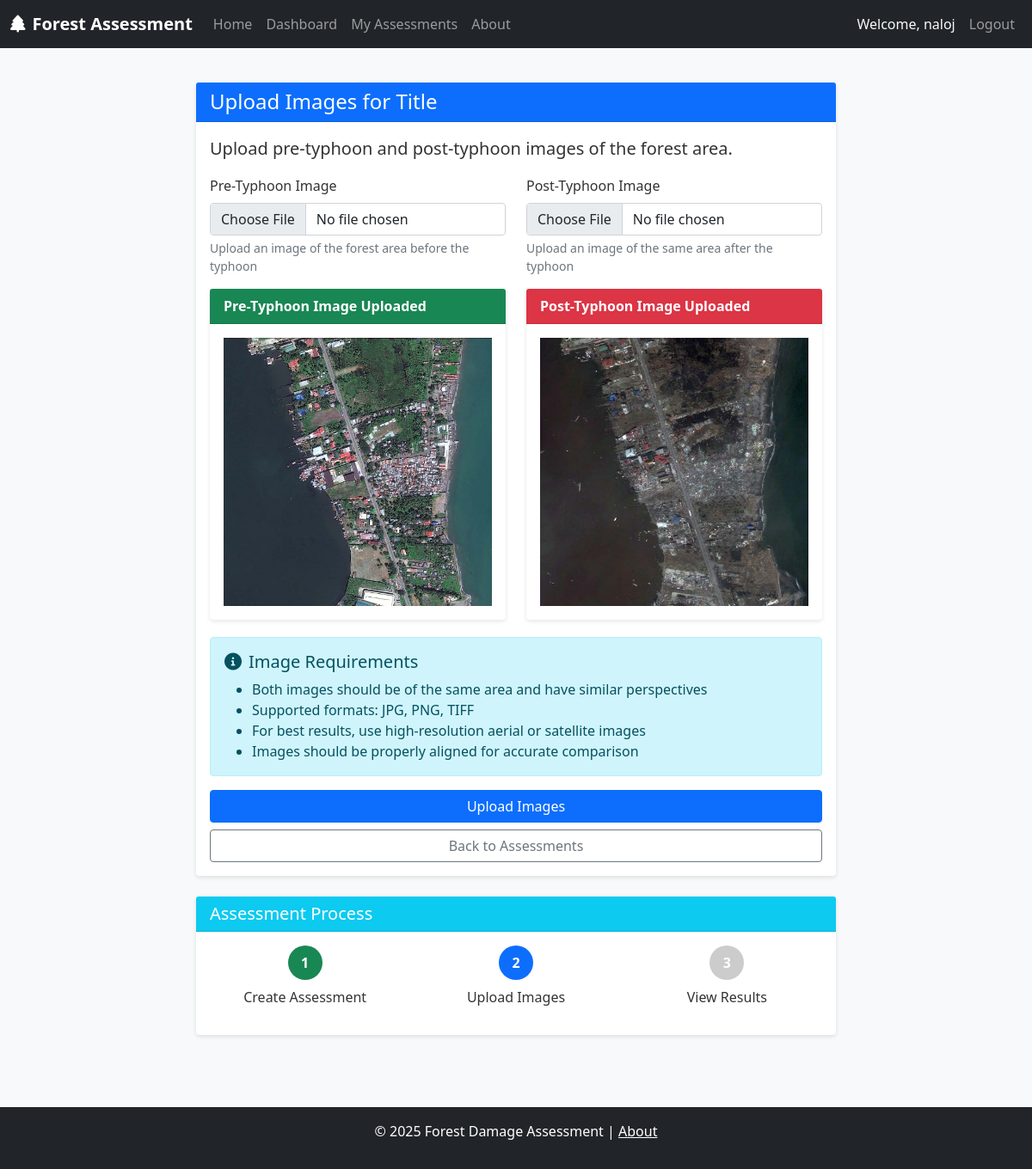
Screenshot of /assessment/1/upload (signed in) with the database file from the repository.
### app/models.py (models this page shows, shortened)
class User(db.Model):
    id = db.Column(db.Integer, primary_key=True)
    username = db.Column(db.String(64), unique=True, nullable=False)
    email = db.Column(db.String(120), unique=True, nullable=False)
    password_hash = db.Column(db.String(128))
    role = db.Column(db.String(20), default='user')
    created_at = db.Column(db.DateTime, default=datetime.utcnow)
    assessments = db.relationship('Assessment', backref='author', lazy=True)

class Assessment(db.Model):
    id = db.Column(db.Integer, primary_key=True)
    title = db.Column(db.String(100), nullable=False)
    location = db.Column(db.String(100), nullable=False)
    description = db.Column(db.Text, nullable=True)
    typhoon_name = db.Column(db.String(50), nullable=True)
    typhoon_date = db.Column(db.Date, nullable=True)
    pre_image_path = db.Column(db.String(255), nullable=True)
    post_image_path = db.Column(db.String(255), nullable=True)
    segmented_image_path = db.Column(db.String(255), nullable=True)
    forest_area_before = db.Column(db.Float, nullable=True)
    forest_area_after = db.Column(db.Float, nullable=True)
    damage_percentage = db.Column(db.Float, nullable=True)
    additional_data = db.Column(db.Text, nullable=True)
    created_at = db.Column(db.DateTime, default=datetime.utcnow)
    updated_at = db.Column(db.DateTime, default=datetime.utcnow, onupdate=datetime.utcnow)
    user_id = db.Column(db.Integer, db.ForeignKey('user.id'), nullable=False)
    @property
    def name(self):
        return self.title
    @property
    def date(self):
        return self.created_at
    @property
    def pre_image(self):
        return self.pre_image_path
    @property
    def post_image(self):
        return self.post_image_path
    @property
    def processed(self):
        return self.damage_percentage is not None
    @property
    def processed_date(self):
        return self.updated_at
    @property
    def pre_vis_path(self):
        return self.segmented_image_path
    @property
    def post_vis_path(self):
        import json
        if self.additional_data and 'post_vis_path' in json.loads(self.additional_data or '{}'):
            return json.loads(self.additional_data)['post_vis_path']
        return None
    @property
    def change_vis_path(self):
        import json
        if self.additional_data and 'change_vis_path' in json.loads(self.additional_data or '{}'):
            return json.loads(self.additional_data)['change_vis_path']
        return None

### app/routes.py (the view, shortened to what this page needs)
@app.route('/assessment/<int:assessment_id>/upload', methods=['GET', 'POST'])
@login_required
def assessment_upload(assessment_id):
    assessment = Assessment.query.get_or_404(assessment_id)
    if assessment.user_id != current_user.id:
        flash('You do not have permission to view this assessment', 'danger')
        return redirect(url_for('assessments'))
    return render_template('upload_images.html', title='Upload Images', assessment=assessment)

### app/models.py (called while the page is built)
@login_manager.user_loader
def load_user(user_id):
    return User.query.get(int(user_id))

### app/templates/upload_images.html (shortened to what this page needs)
{% extends "layout.html" %}
{% block content %}
<div class="container mt-4">
    <div class="row">
        <div class="col-md-8 offset-md-2">
            <div class="card">
                <div class="card-header bg-primary text-white">
                    <h4 class="mb-0">Upload Images for {{ assessment.name }}</h4>
                </div>
                <div class="card-body">
                    <p class="lead">Upload pre-typhoon and post-typhoon images of the forest area.</p>
                    <form method="POST" action="" enctype="multipart/form-data">
                        <div class="row">
                            <div class="col-md-6">
                                <div class="mb-3">
                                    <label for="pre_image" class="form-label">Pre-Typhoon Image</label>
                                    <input class="form-control" type="file" id="pre_image" name="pre_image" accept="image/*" required>
                                    <div class="form-text">Upload an image of the forest area before the typhoon</div>
                                </div>
                                {% if assessment.pre_image %}
                                <div class="mb-3">
                                    <div class="card">
                                        <div class="card-header bg-success text-white">Pre-Typhoon Image Uploaded</div>
                                        <div class="card-body">
                                            <img src="{{ url_for('static', filename=(assessment.pre_image or '').replace('\\', '/').replace('static/', '').replace('app/static/', '').lstrip('/')) }}"
                                                class="img-fluid" alt="Pre-Typhoon Image">
                                        </div>
                                    </div>
                                </div>
                                {% endif %}
                            </div>
                            <div class="col-md-6">
                                <div class="mb-3">
                                    <label for="post_image" class="form-label">Post-Typhoon Image</label>
                                    <input class="form-control" type="file" id="post_image" name="post_image" accept="image/*" required>
                                    <div class="form-text">Upload an image of the same area after the typhoon</div>
                                </div>
                                {% if assessment.post_image %}
                                <div class="mb-3">
                                    <div class="card">
                                        <div class="card-header bg-danger text-white">Post-Typhoon Image Uploaded</div>
                                        <div class="card-body">
                                            <img src="{{ url_for('static', filename=(assessment.post_image or '').replace('\\', '/').replace('static/', '').replace('app/static/', '').lstrip('/')) }}"
                                                class="img-fluid" alt="Post-Typhoon Image">
                                        </div>
                                    </div>
                                </div>
                                {% endif %}
                            </div>
                        </div>
                        <div class="alert alert-info">
                            <h5><i class="fas fa-info-circle me-2"></i>Image Requirements</h5>
                            <ul class="mb-0">
                                <li>Both images should be of the same area and have similar perspectives</li>
                                <li>Supported formats: JPG, PNG, TIFF</li>
                                <li>For best results, use high-resolution aerial or satellite images</li>
                                <li>Images should be properly aligned for accurate comparison</li>
                            </ul>
                        </div>
                        <div class="d-grid gap-2">
                            <button type="submit" class="btn btn-primary">Upload Images</button>
                            <a href="{{ url_for('assessments') }}" class="btn btn-outline-secondary">Back to Assessments</a>
                        </div>
                    </form>
                </div>
            </div>
            <div class="card mt-4">
                <div class="card-header bg-info text-white">
                    <h5 class="mb-0">Assessment Process</h5>
                </div>
                <div class="card-body">
                    <div class="row">
                        <div class="col-md-4 text-center">
                            <div class="step-circle completed">1</div>
                            <p class="mt-2">Create Assessment</p>
                        </div>
                        <div class="col-md-4 text-center">
                            <div class="step-circle active">2</div>
                            <p class="mt-2">Upload Images</p>
                        </div>
                        <div class="col-md-4 text-center">
                            <div class="step-circle">3</div>
                            <p class="mt-2">View Results</p>
                        </div>
                    </div>
                </div>
            </div>
        </div>
    </div>
</div>
{% endblock %}

### app/templates/layout.html (shortened to what this page needs)
<!DOCTYPE html>
<html lang="en">
<head>
    <link href="https://cdn.jsdelivr.net/npm/bootstrap@5.1.3/dist/css/bootstrap.min.css" rel="stylesheet">
    <link rel="stylesheet" href="https://cdnjs.cloudflare.com/ajax/libs/font-awesome/6.0.0-beta3/css/all.min.css">
    <link rel="stylesheet" href="{{ url_for('static', filename='css/main.css') }}">
</head>
<body>
    <header>
        <nav class="navbar navbar-expand-lg navbar-dark bg-dark">
            <div class="container">
                <a class="navbar-brand" href="{{ url_for('home') }}">
                    <i class="fas fa-tree me-2"></i>Forest Assessment
                </a>
                <div class="collapse navbar-collapse" id="navbarNav">
                    <ul class="navbar-nav me-auto">
                        <li class="nav-item">
                            <a class="nav-link" href="{{ url_for('home') }}">Home</a>
                        </li>
                        {% if current_user.is_authenticated %}
                        <li class="nav-item">
                            <a class="nav-link" href="{{ url_for('dashboard') }}">Dashboard</a>
                        </li>
                        <li class="nav-item">
                            <a class="nav-link" href="{{ url_for('assessments') }}">My Assessments</a>
                        </li>
                        {% endif %}
                        <li class="nav-item">
                            <a class="nav-link" href="{{ url_for('about') }}">About</a>
                        </li>
                    </ul>
                    <div class="navbar-nav">
                        {% if current_user.is_authenticated %}
                        <span class="nav-item nav-link text-light">Welcome, {{ current_user.username }}</span>
                        <a class="nav-link" href="{{ url_for('logout') }}">Logout</a>
                        {% else %}
                        <a class="nav-link" href="{{ url_for('login') }}">Login</a>
                        <a class="nav-link" href="{{ url_for('register') }}">Register</a>
                        {% endif %}
                    </div>
                </div>
            </div>
        </nav>
    </header>
    <main role="main" class="container-fluid py-3">
        <div class="row">
            <div class="col-md-12">
                {% block content %}{% endblock %}
            </div>
        </div>
    </main>
    <footer class="bg-dark text-white mt-5 py-3">
        <div class="container text-center">
            <p>&copy; 2025 Forest Damage Assessment | <a href="{{ url_for('about') }}" class="text-white">About</a></p>
        </div>
    </footer>
</body>
</html>

### app/static/css/main.css (style rules this page uses)
body { font-family: 'Segoe UI', Tahoma, Geneva, Verdana, sans-serif; background-color: #f8f9fa; color: #333; }
.container { max-width: 1200px; }
.navbar-brand { font-weight: bold; }
.card { box-shadow: 0 2px 5px rgba(0, 0, 0, 0.1); border: none; margin-bottom: 20px; }
.card-header { font-weight: bold; }
.step-circle { width: 40px; height: 40px; border-radius: 50%; background-color: #ccc; color: white; display: flex; align-items: center; justify-content: center; margin: 0 auto; font-weight: bold; }
.step-circle.active { background-color: #0d6efd; }
.step-circle.completed { background-color: #198754; }
footer { margin-top: 50px; padding: 20px 0; }

### app/templates/upload_images.html (style rules this page uses)
.step-circle { width: 40px; height: 40px; border-radius: 50%; background-color: #ccc; color: white; display: flex; align-items: center; justify-content: center; margin: 0 auto; font-weight: bold; }
.step-circle.active { background-color: #0d6efd; }
.step-circle.completed { background-color: #198754; }

### rows the page displays
User: username "naloj"
Assessment: name "Title", pre_image_path (picture), post_image_path (picture)
